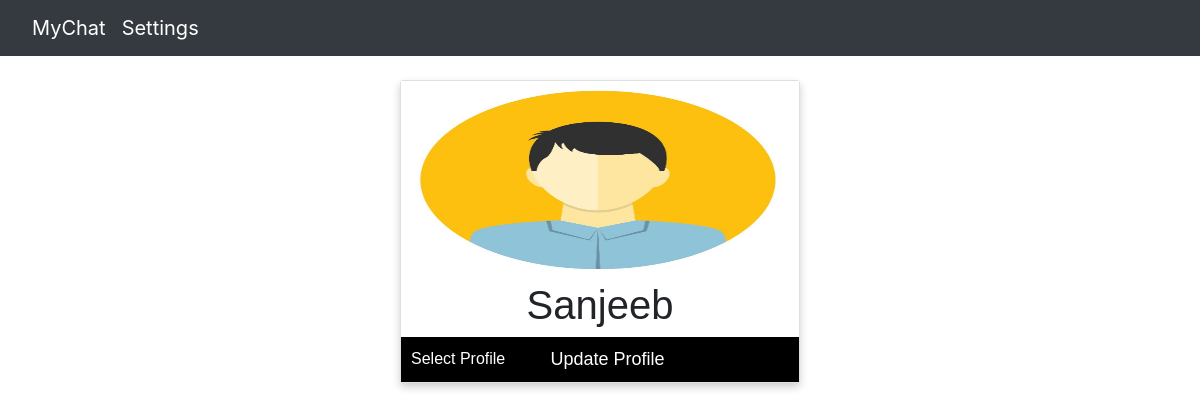
The app's page /upload.php (signed in) with its own data.
### tables this page shows
CREATE TABLE `users` (
  `user_id` int(11) NOT NULL,
  `user_name` varchar(100) NOT NULL,
  `user_pass` varchar(100) NOT NULL,
  `user_email` varchar(100) NOT NULL,
  `user_profile` varchar(255) NOT NULL,
  `user_country` text NOT NULL,
  `user_gender` text NOT NULL,
  `forgotten_answer` varchar(100) NOT NULL,
  `log_in` varchar(7) NOT NULL
);

### upload.php (the view, shortened to what this page needs)
<!DOCTYPE html>
<html lang="en">
<?php
    include("include/connection.php");
    include("include/header.php");
    if(!isset($_SESSION['user_email'])){
        header("location: signin.php");
    }
    else{
?>
<html lang="en">
<head>
    <link rel="stylesheet" href="http://maxcdn.bootstrapcdn.com/bootstrap/4.1.3/css/bootstrap.min.css">
</head>
<body>
    <?php
        $user = $_SESSION['user_email'];
        $get_user = "select * from users where user_email= '$user'";
        $run_user = mysqli_query($con, $get_user);
        $row = mysqli_fetch_array($run_user);
        $user_name = $row['user_name'];
        $user_profile = $row['user_profile'];
        echo"
        <div class='card'>
            <img src='$user_profile'>
            <h1>$user_name</h1>
            <form ethod='post' enctype='multipart/form-data'>
                <label id='update_profile'><i class= 'fa fa-circle-o' aria-hidden='true'></i>
                    Select Profile
                <input type='file' name='u_image' size='60'>
                </label>
                <button id='button_profile' name='update'>&nbsp&nbsp&nbsp<i class='fa fa-heart' aria-hidden='true'></i>Update Profile</button>
            </form>
        </div><br><br>
        ";
    ?>
</body>
</html>
<?php
    }
?>

### upload.php (style rules this page uses)
.card { box-shadow: 0 4px 8px 0 rgba(0, 0, 0, 0.2); max-width: 400px; margin: auto; text-align: center; font-family: arial; }
.card img { height: 200px; }
button { border: none; outline: 0; display: inline-block; padding: 9px; color: white; background-color: #000000; text-align: center; cursor: pointer; width: 100%; font-size: 18px; }
#update_profile { position: absolute; cursor: pointer; padding: 10px; border-radius: 4px; color: white; background-color: #000; }
label { padding: 7px; display: table; color: #fff; }

### records on screen
users: user_profile (picture), user_name "Sanjeeb"
